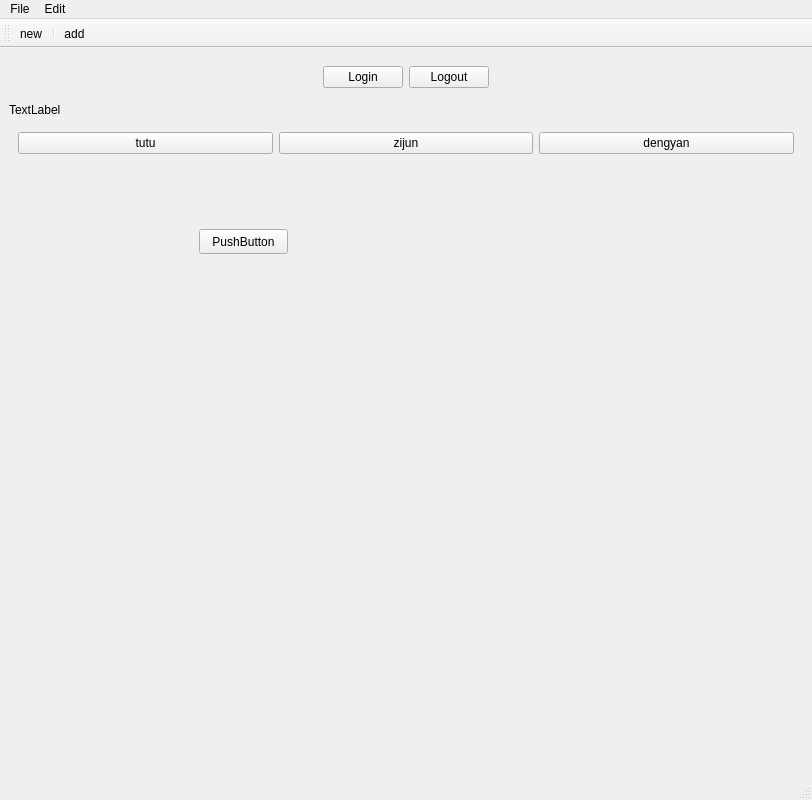
<?xml version="1.0" encoding="UTF-8"?>
<ui version="4.0">
 <class>MainWindow</class>
 <widget class="QMainWindow" name="MainWindow">
  <property name="geometry">
   <rect>
    <x>0</x>
    <y>0</y>
    <width>812</width>
    <height>800</height>
   </rect>
  </property>
  <property name="sizePolicy">
   <sizepolicy hsizetype="Preferred" vsizetype="Fixed">
    <horstretch>0</horstretch>
    <verstretch>0</verstretch>
   </sizepolicy>
  </property>
  <property name="minimumSize">
   <size>
    <width>0</width>
    <height>0</height>
   </size>
  </property>
  <property name="maximumSize">
   <size>
    <width>1000</width>
    <height>800</height>
   </size>
  </property>
  <property name="windowTitle">
   <string>login</string>
  </property>
  <widget class="QWidget" name="centralwidget">
   <layout class="QVBoxLayout" name="verticalLayout">
    <item>
     <widget class="QWidget" name="widget_2" native="true">
      <property name="sizePolicy">
       <sizepolicy hsizetype="Preferred" vsizetype="Fixed">
        <horstretch>0</horstretch>
        <verstretch>0</verstretch>
       </sizepolicy>
      </property>
      <layout class="QHBoxLayout" name="horizontalLayout">
       <item>
        <spacer name="horizontalSpacer_3">
         <property name="orientation">
          <enum>Qt::Horizontal</enum>
         </property>
         <property name="sizeHint" stdset="0">
          <size>
           <width>40</width>
           <height>20</height>
          </size>
         </property>
        </spacer>
       </item>
       <item>
        <widget class="QPushButton" name="pushButton">
         <property name="text">
          <string>Login</string>
         </property>
         <property name="icon">
          <iconset resource="res.qrc">
           <normaloff>:/Pictures/Screenshot from 2022-05-09 11-12-33.png</normaloff>:/Pictures/Screenshot from 2022-05-09 11-12-33.png</iconset>
         </property>
        </widget>
       </item>
       <item>
        <widget class="QPushButton" name="pushButton_2">
         <property name="text">
          <string>Logout</string>
         </property>
        </widget>
       </item>
       <item>
        <spacer name="horizontalSpacer_4">
         <property name="orientation">
          <enum>Qt::Horizontal</enum>
         </property>
         <property name="sizeHint" stdset="0">
          <size>
           <width>40</width>
           <height>20</height>
          </size>
         </property>
        </spacer>
       </item>
      </layout>
     </widget>
    </item>
    <item>
     <widget class="QLabel" name="labelImage">
      <property name="text">
       <string>TextLabel</string>
      </property>
     </widget>
    </item>
    <item>
     <widget class="QWidget" name="widget_3" native="true">
      <layout class="QHBoxLayout" name="horizontalLayout_2">
       <item>
        <widget class="QPushButton" name="btnTutu">
         <property name="text">
          <string>tutu</string>
         </property>
        </widget>
       </item>
       <item>
        <widget class="QPushButton" name="btnZijun">
         <property name="text">
          <string>zijun</string>
         </property>
        </widget>
       </item>
       <item>
        <widget class="QPushButton" name="btnDengyan">
         <property name="text">
          <string>dengyan</string>
         </property>
        </widget>
       </item>
      </layout>
     </widget>
    </item>
    <item>
     <widget class="QStackedWidget" name="stackedWidget">
      <property name="currentIndex">
       <number>1</number>
      </property>
      <widget class="QWidget" name="page_4">
       <widget class="QToolButton" name="toolButton">
        <property name="geometry">
         <rect>
          <x>120</x>
          <y>-10</y>
          <width>80</width>
          <height>39</height>
         </rect>
        </property>
        <property name="text">
         <string>tutu</string>
        </property>
        <property name="icon">
         <iconset resource="res.qrc">
          <normaloff>:/Pictures/Screenshot from 2022-05-10 19-35-07.png</normaloff>:/Pictures/Screenshot from 2022-05-10 19-35-07.png</iconset>
        </property>
        <property name="iconSize">
         <size>
          <width>32</width>
          <height>32</height>
         </size>
        </property>
        <property name="toolButtonStyle">
         <enum>Qt::ToolButtonTextBesideIcon</enum>
        </property>
       </widget>
       <widget class="QTabWidget" name="tabWidget">
        <property name="geometry">
         <rect>
          <x>20</x>
          <y>-10</y>
          <width>911</width>
          <height>49</height>
         </rect>
        </property>
        <property name="currentIndex">
         <number>1</number>
        </property>
        <widget class="QWidget" name="tab">
         <attribute name="title">
          <string>fr</string>
         </attribute>
        </widget>
        <widget class="QWidget" name="tab_3">
         <attribute name="title">
          <string>fragfgt</string>
         </attribute>
        </widget>
        <widget class="QWidget" name="tab_2">
         <attribute name="title">
          <string>frfr</string>
         </attribute>
        </widget>
       </widget>
      </widget>
      <widget class="QWidget" name="page_5">
       <widget class="QPushButton" name="pushButton_4">
        <property name="geometry">
         <rect>
          <x>190</x>
          <y>60</y>
          <width>89</width>
          <height>25</height>
         </rect>
        </property>
        <property name="text">
         <string>PushButton</string>
        </property>
       </widget>
      </widget>
      <widget class="QWidget" name="page_6">
       <widget class="QStackedWidget" name="stackedWidget_2">
        <property name="geometry">
         <rect>
          <x>190</x>
          <y>80</y>
          <width>120</width>
          <height>80</height>
         </rect>
        </property>
        <widget class="QWidget" name="page_3"/>
        <widget class="QWidget" name="page_7"/>
       </widget>
       <widget class="QWidget" name="widget" native="true">
        <property name="geometry">
         <rect>
          <x>10</x>
          <y>70</y>
          <width>794</width>
          <height>100</height>
         </rect>
        </property>
        <property name="sizePolicy">
         <sizepolicy hsizetype="Preferred" vsizetype="Fixed">
          <horstretch>0</horstretch>
          <verstretch>0</verstretch>
         </sizepolicy>
        </property>
        <layout class="QGridLayout" name="gridLayout">
         <item row="2" column="3">
          <spacer name="horizontalSpacer_2">
           <property name="orientation">
            <enum>Qt::Horizontal</enum>
           </property>
           <property name="sizeHint" stdset="0">
            <size>
             <width>40</width>
             <height>20</height>
            </size>
           </property>
          </spacer>
         </item>
         <item row="0" column="2">
          <widget class="QLineEdit" name="lineEdit"/>
         </item>
         <item row="2" column="1">
          <widget class="QLabel" name="label_2">
           <property name="text">
            <string>Password</string>
           </property>
          </widget>
         </item>
         <item row="2" column="2">
          <widget class="QLineEdit" name="lineEdit_2"/>
         </item>
         <item row="2" column="0">
          <spacer name="horizontalSpacer">
           <property name="orientation">
            <enum>Qt::Horizontal</enum>
           </property>
           <property name="sizeHint" stdset="0">
            <size>
             <width>40</width>
             <height>20</height>
            </size>
           </property>
          </spacer>
         </item>
         <item row="1" column="1">
          <spacer name="verticalSpacer">
           <property name="orientation">
            <enum>Qt::Vertical</enum>
           </property>
           <property name="sizeHint" stdset="0">
            <size>
             <width>20</width>
             <height>20</height>
            </size>
           </property>
          </spacer>
         </item>
         <item row="0" column="1">
          <widget class="QLabel" name="label">
           <property name="text">
            <string>Name</string>
           </property>
          </widget>
         </item>
        </layout>
       </widget>
      </widget>
     </widget>
    </item>
   </layout>
  </widget>
  <widget class="QMenuBar" name="menubar">
   <property name="geometry">
    <rect>
     <x>0</x>
     <y>0</y>
     <width>812</width>
     <height>22</height>
    </rect>
   </property>
   <widget class="QMenu" name="menuFile">
    <property name="title">
     <string>File</string>
    </property>
    <addaction name="actionadd"/>
    <addaction name="actionnew"/>
    <addaction name="actionopen"/>
   </widget>
   <widget class="QMenu" name="menuEdit">
    <property name="title">
     <string>Edit</string>
    </property>
   </widget>
   <addaction name="menuFile"/>
   <addaction name="menuEdit"/>
  </widget>
  <widget class="QStatusBar" name="statusbar"/>
  <widget class="QToolBar" name="toolBar">
   <property name="windowTitle">
    <string>toolBar</string>
   </property>
   <attribute name="toolBarArea">
    <enum>TopToolBarArea</enum>
   </attribute>
   <attribute name="toolBarBreak">
    <bool>false</bool>
   </attribute>
   <addaction name="actionnew"/>
   <addaction name="separator"/>
   <addaction name="actionadd"/>
  </widget>
  <action name="actionadd">
   <property name="text">
    <string>add</string>
   </property>
  </action>
  <action name="actionnew">
   <property name="text">
    <string>new</string>
   </property>
  </action>
  <action name="actionopen">
   <property name="text">
    <string>open</string>
   </property>
  </action>
 </widget>
 <resources>
  <include location="res.qrc"/>
 </resources>
 <connections/>
</ui>
